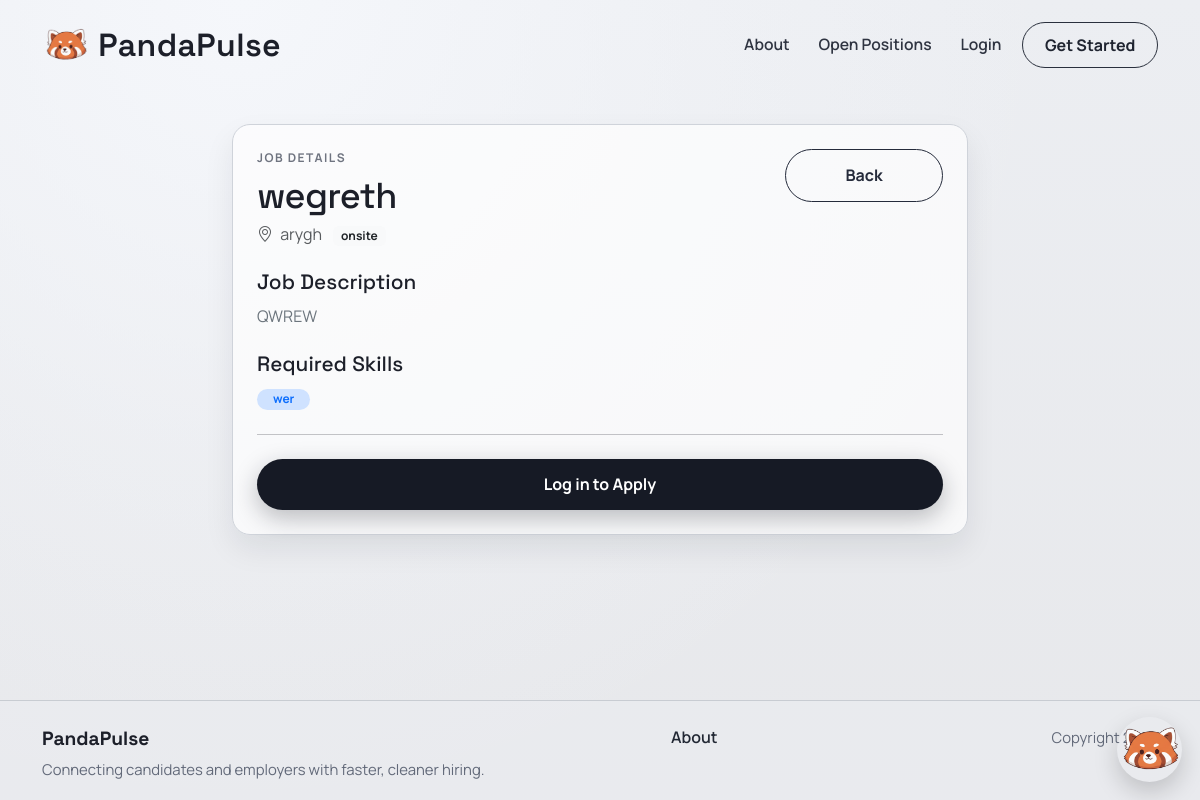
The app's page /jobposts/job/3/, older data.
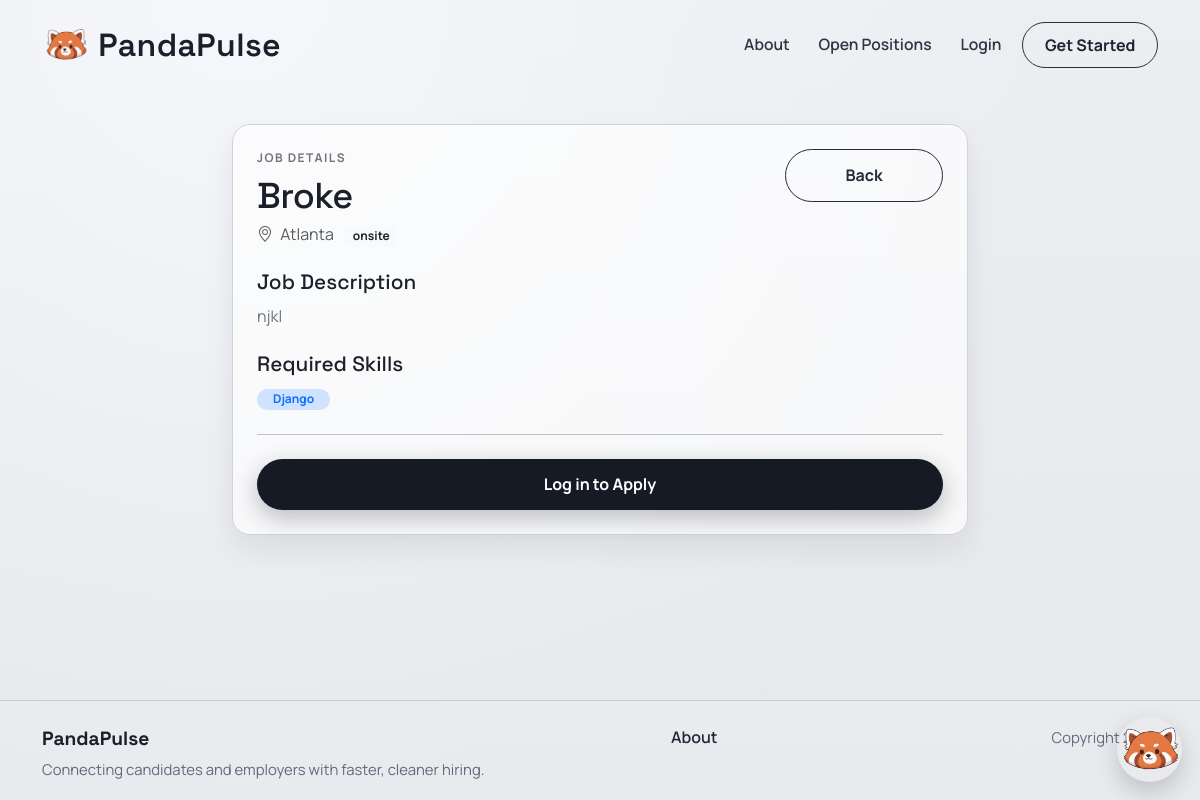
The same page, newer data.
### jobposts/models.py (models this page shows, shortened)
class JobPost(models.Model):
    owner = models.ForeignKey(
        settings.AUTH_USER_MODEL,
        on_delete=models.CASCADE,
        related_name='job_posts',
        null=True,
        blank=True,
    )
    title = models.CharField(max_length=200)
    company = models.CharField(max_length=150)
    location = models.CharField(max_length=150)
    pay_range = models.CharField(max_length=100)
    skills = models.CharField(max_length=300, blank=True)
    salary_min = models.IntegerField(null=True, blank=True)
    salary_max = models.IntegerField(null=True, blank=True)
    WORK_SETTING_CHOICES = [
        ("remote", "Remote"),
        ("onsite", "On-site"),
        ("hybrid", "Hybrid"),
    ]
    work_setting = models.CharField(max_length=20, choices=WORK_SETTING_CHOICES, default="onsite")
    visa_sponsorship = models.BooleanField(default=False)
    description = models.TextField()
    created_at = models.DateTimeField(auto_now_add=True)

### jobposts/views.py (the view)
# urls.py: path('job/<int:post_id>/', views.job_detail, name='jobposts.detail'),
def job_detail(request, post_id):
    job = get_object_or_404(JobPost, pk=post_id)
    has_applied = False
    if request.user.is_authenticated:
        has_applied = Application.objects.filter(user=request.user, job=job).exists()
    return render(request, 'jobposts/job_detail.html', {
        'job': job,
        'has_applied': has_applied
    })

### accounts/context_processors.py (called while the page is built)
def can_post_job(request):
    if not request.user.is_authenticated:
        return {"can_post_job": False}
    is_employer = Profile.objects.filter(
        user=request.user,
        account_type=Profile.AccountType.EMPLOYER,
    ).exists()
    return {"can_post_job": is_employer}

### jobposts/templates/jobposts/job_detail.html (shortened to what this page needs)
{% extends 'base.html' %}
{% block content %}
<section class="page-shell">
  <div class="container">
    <div class="row justify-content-center">
      <div class="col-md-10 col-lg-8">
        <div class="surface-card">
          <div class="d-flex justify-content-between align-items-start mb-4 flex-wrap gap-2">
            <div>
              <p class="page-kicker mb-2">Job details</p>
              <h1 class="page-title page-title-sm mb-1">{{ job.title }}</h1>
              <p class="text-muted mb-0">
                <i class="bi bi-geo-alt me-1"></i> {{ job.location }}
                <span class="badge bg-light text-dark ms-2">{{ job.work_setting }}</span>
              </p>
            </div>
            <a href="{% url 'jobposts.search' %}" class="secondary-btn">Back</a>
          </div>
          <div class="mb-4">
            <h5 class="surface-title">Job Description</h5>
            <p class="text-secondary" style="white-space: pre-wrap;">{{ job.description }}</p>
          </div>
          <div class="mb-4">
            <h5 class="surface-title">Required Skills</h5>
            <div>
              {% if job.skills %}
                {% for skill in job.skills.split %}
                  <span class="badge bg-primary-subtle text-primary rounded-pill px-3">{{ skill }}</span>
                {% endfor %}
              {% endif %}
            </div>
          </div>
          <hr class="my-4">
          <div class="d-grid">
            {% if not user.is_authenticated %}
              <a href="{% url 'accounts.login' %}" class="primary-btn border-0">Log in to Apply</a>
            {% else %}
              <button type="button" class="primary-btn border-0" data-bs-toggle="modal" data-bs-target="#applyModal">
                <i class="bi bi-send-fill me-2"></i> Apply for this Position
              </button>
            {% endif %}
          </div>
        </div>
      </div>
    </div>
  </div>
</section>
{% endblock %}

Row changes from the older to the newer data that the page shows:
changed JobPost "onsite": title "wegreth" → "Broke"; location "arygh" → "Atlanta"; description "QWREW" → "njkl"; skills "wer" → "Django" (drawn)
Text that changed along with them:
new list line: "Django"
list line gone: "wer"
